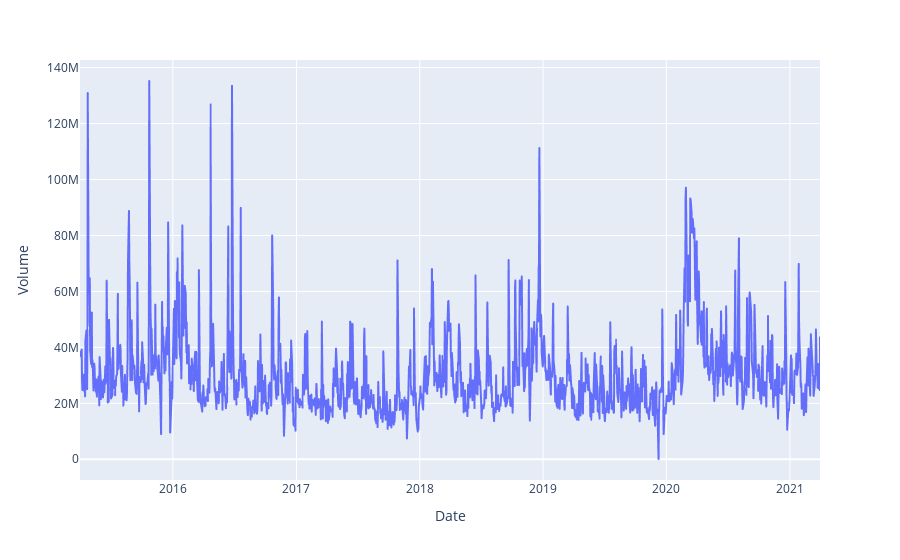

The notebook cell this image was saved under:
### Code cell
volume_fig = px.line(df, x='Date', y='Volume')
volume_fig.show()

### Figure 1 — Plotly figure (JSON) as saved in the notebook; plotly's stock layout.template omitted (floating-point values rounded to 4 significant figures; data arrays with more than 128 entries replaced by an {"elided": "..."} marker saying what was removed)
{"data": [{"hovertemplate": "Date=%{x}<br>Volume=%{y}<extra></extra>", "legendgroup": "", "line": {"color": "#636efa", "dash": "solid"}, "mode": "lines", "name": "", "showlegend": false, "type": "scattergl", "x": {"elided": "1511 str values"}, "xaxis": "x", "y": {"elided": "1511 int values"}, "yaxis": "y"}], "layout": {"legend": {"tracegroupgap": 0}, "margin": {"t": 60}, "xaxis": {"anchor": "y", "domain": [0, 1], "title": {"text": "Date"}}, "yaxis": {"anchor": "x", "domain": [0, 1], "title": {"text": "Volume"}}}}
